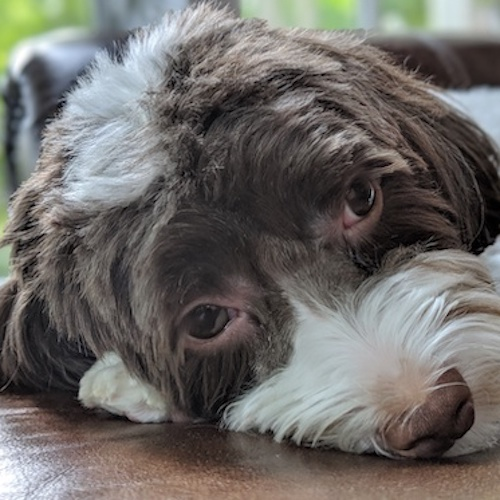
#> input picture _data/photos/dog/xander_1.jpg, 500 x 500 px, found by its file name
$ python main.py
#> lines starting #> are read from the running program, lines starting #| are printed output that depends on the picture
### MemeEngine.py
from PIL import Image, ImageDraw, ImageFont
import os
import random


class MemeEngine():
    font_size = 25
    font = "fonts/Arial.ttf"
    MAX_WIDTH = 500

    def __init__(self, out_path):
        self.out_path = out_path

    def make_meme(self, img_path, text, author, width=500) -> str:
        """Create a Postcard With a Text Greeting

        Arguments:
            in_path {str} -- the file location for the input image.
            text {str} -- quote text
            author {str} -- author name
            width {int} -- maximum width of the generated meme image
        Returns:
            {str} -- the file path to the output image.
        """
#> called with text = 'Hello World!', author = 'Macbook Pro', width = 500
        try:
            im = Image.open(img_path)
#> im is the input picture: PIL image 500x500 RGB; mean R, G, B 108.3, 105.2, 101.9
        except FileNotFoundError:
            print("Input file not found.")
            return ""

        width = self.MAX_WIDTH if width > self.MAX_WIDTH else width

        aspect_ratio = width/float(im.size[0])
#> aspect_ratio = 1
        height = int(aspect_ratio*float(im.size[1]))
#> height = 500
        im = im.resize((width, height))

        if text is not None and author is not None:
            font = ImageFont.truetype(self.font, self.font_size)
            draw = ImageDraw.Draw(im)
            x = random.randint(10,int(0.2*width))
            y = random.randint(10,int(0.8*height))
#> y = 398
            draw.text((x, y), f'{text} - {author}', font=font)

        self.out_path = os.path.join(
            self.out_path,
            os.path.basename(img_path)
            )

        im.save(self.out_path)
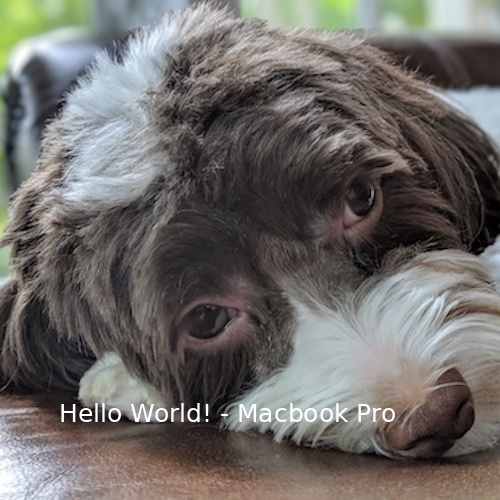
#> saved as xander_1.jpg: PIL image 500x500 RGB; mean R, G, B 109.2, 106.1, 102.8

        return self.out_path

### main.py
from QuoteEngine import CSVIngestor, DocxIngestor, PDFIngestor, TXTIngestor
from QuoteEngine import Ingestor
from MemeEngine import MemeEngine

if __name__ == '__main__':
    base_path = '/Users/Neeraj/Development/meme_generator/_data/DogQuotes/'
    # [5 lines of commented-out code are left out]

    meme_gen = MemeEngine('/Users/Neeraj/Development/meme_generator/_data')
    output = meme_gen.make_meme(
       '/Users/Neeraj/Development/meme_generator/_data/photos/dog/xander_1.jpg',
       'Hello World!',
       'Macbook Pro'
    )
    print(output)


$ run again, with _data/photos/dog/xander_2.jpg copied over _data/photos/dog/xander_1.jpg
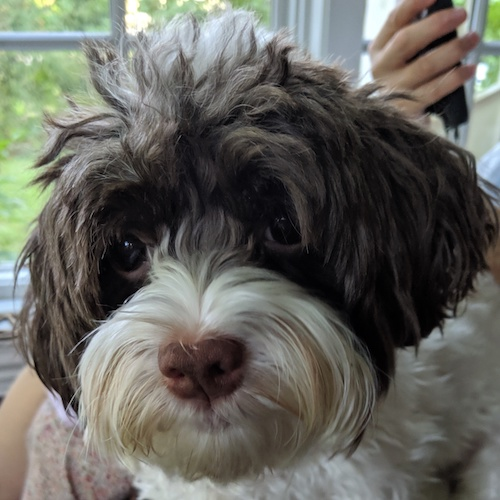
#> input picture _data/photos/dog/xander_2.jpg, 500 x 500 px, found by its file name
#> in make_meme, im is the input picture: PIL image 500x500 RGB; mean R, G, B 100.3, 99.9, 93.2
#> in make_meme, `im.save(self.out_path)`:
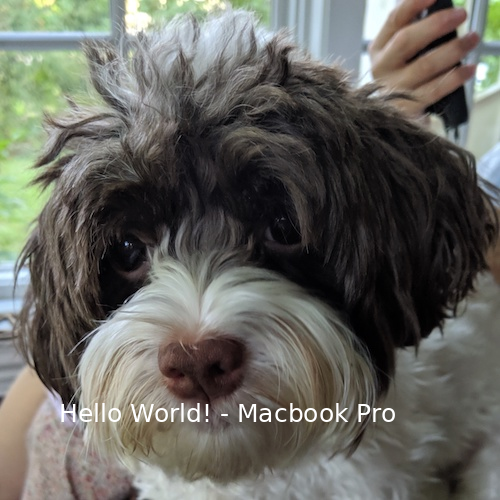
#> saved as xander_1.jpg: PIL image 500x500 RGB; mean R, G, B 101.2, 100.9, 94.3

$ run again, with _data/photos/dog/xander_3.jpg copied over _data/photos/dog/xander_1.jpg
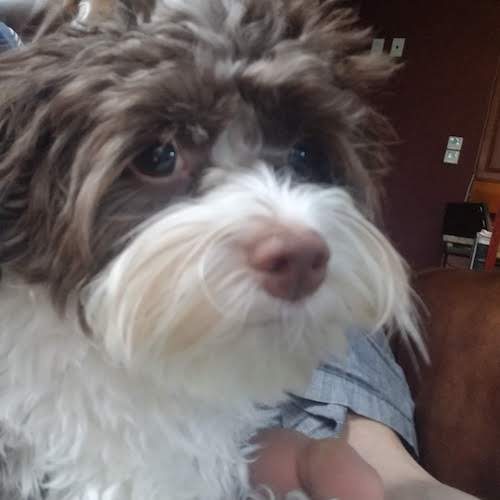
#> input picture _data/photos/dog/xander_3.jpg, 500 x 500 px, found by its file name
#> in make_meme, im is the input picture: PIL image 500x500 RGB; mean R, G, B 112.3, 103.5, 102.9
#> in make_meme, `im.save(self.out_path)`:
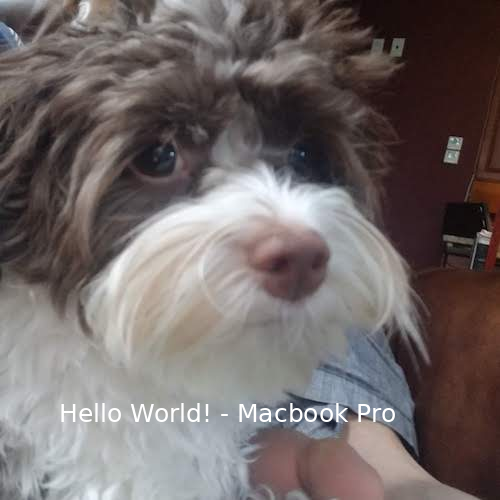
#> saved as xander_1.jpg: PIL image 500x500 RGB; mean R, G, B 113, 104.2, 103.6

$ run again, with _data/photos/dog/xander_4.jpg copied over _data/photos/dog/xander_1.jpg
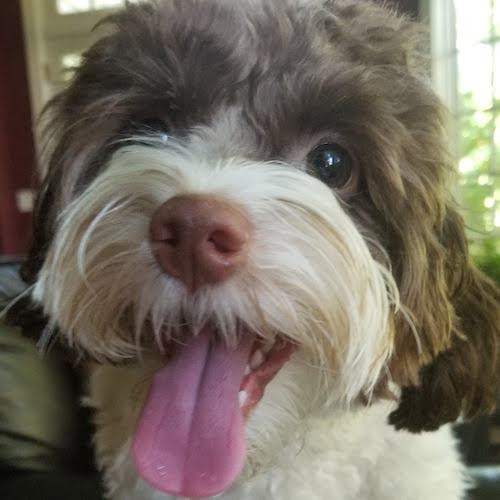
#> input picture _data/photos/dog/xander_4.jpg, 500 x 500 px, found by its file name
#> in make_meme, im is the input picture: PIL image 500x500 RGB; mean R, G, B 118.6, 110.1, 98.5
#> in make_meme, `im.save(self.out_path)`:
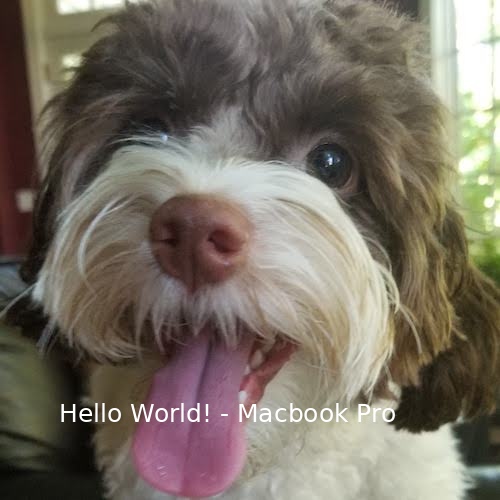
#> saved as xander_1.jpg: PIL image 500x500 RGB; mean R, G, B 119.5, 111, 99.5
